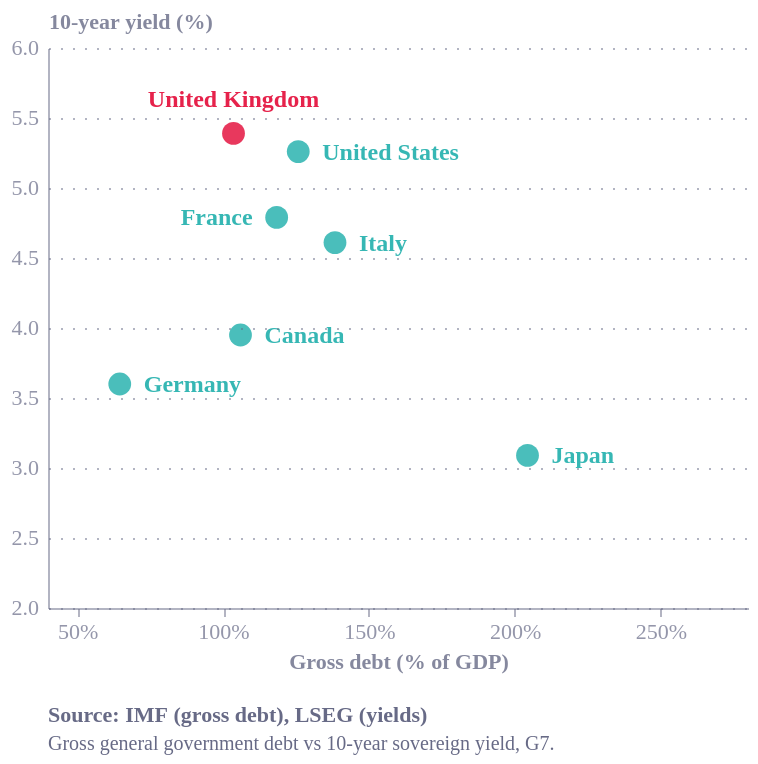

Vega-Lite specification for this chart:
### Vega-Lite specification from a JSON file in a GitHub repository (floating-point values rounded to 4 significant figures)
{"config": {"font": "Circular Std", "text": {"color": "#676A86", "align": "left", "baseline": "middle", "dx": 7, "dy": 0, "fontSize": 11}, "view": {"stroke": "transparent", "continuousWidth": 400, "continuousHeight": 300, "discreteWidth": 400, "discreteHeight": 300, "fill": "transparent"}, "range": {"category": ["#36B7B4", "#E6224B", "#F4C245", "#0063AF", "#00A767", "#179FDB", "#EB5C2E"], "diverging": ["#E6224B", "#E54753", "#C9C9C9", "#179FDB", "#122B39"], "heatmap": ["#C9C9C9", "#179FDB", "#0063AF", "#122B39"], "ordinal": ["#00A767", "#36B7B4", "#179FDB", "#0063AF", "#243B5A"]}, "bar": {"color": "#179fdb"}, "line": {"color": "#e6224b"}, "rule": {"color": "#676A86"}, "area": {"opacity": 0.3}, "point": {"filled": true, "size": 80, "color": "#e6224b", "opacity": 0.95}, "geoshape": {"stroke": "white", "strokeWidth": 0.3}, "rect": {"fill": "#d6d4d4", "opacity": 0.3}, "axis": {"labelColor": "#676A86", "labelFontSize": 11, "labelFont": "Circular Std", "labelOpacity": 0.7, "tickColor": "#676A86", "tickOpacity": 0.5, "domainColor": "#676A86", "domainOpacity": 0.5, "gridColor": "#676A86", "gridDash": [2, 2], "gridOpacity": 0.5, "title": null, "titleColor": "#676A86", "titleOpacity": 0.8, "tickSize": 4}, "axisXDiscrete": {"grid": false, "labelAngle": 0, "tickCount": 10, "tickOpacity": 0.5, "title": null}, "axisYDiscrete": {"ticks": false, "labelPadding": 5}, "axisXTemporal": {"grid": false, "ticks": true}, "axisXQuantitative": {"grid": true}, "axisYQuantitative": {"gridColor": "#676A86", "gridDash": [1, 5], "gridOpacity": 0.5, "ticks": false, "labelPadding": 5, "tickCount": 8, "titleAngle": 0, "titleAlign": "left", "titleBaseline": "bottom", "titleX": 0, "titleY": -5}, "title": {"color": "#676A86E6", "subtitleColor": "#676A86", "font": "Circular Std", "subtitleFont": "Circular Std", "anchor": "start", "fontSize": 14, "subtitleFontSize": 12, "subtitlePadding": 4, "offset": 0, "frame": "group"}, "legend": {"titleColor": "#122b39", "title": null, "labelColor": "#122b39", "labelFontSize": 11}, "background": "white"}, "layer": [{"data": {"name": "data-7b4bbdfe49fa3772ce6b2f80091e3fc5"}, "mark": {"type": "point", "filled": true, "opacity": 0.9, "size": 130}, "encoding": {"color": {"condition": {"test": "(datum.country === 'United Kingdom')", "value": "#e6224b"}, "value": "#36b7b4"}, "tooltip": [{"field": "country", "type": "nominal"}, {"field": "debt", "type": "quantitative"}, {"field": "yield", "type": "quantitative"}], "x": {"axis": {"grid": false, "labelExpr": "datum.label + '%'", "tickCount": 5, "zindex": 1}, "field": "debt", "scale": {"domain": [50, 270]}, "title": "Gross debt (% of GDP)", "type": "quantitative"}, "y": {"axis": {"titleAlign": "left", "titleAngle": 0, "titleX": 0, "titleY": -8, "zindex": 1}, "field": "yield", "scale": {"domain": [2, 6], "nice": false}, "title": "10-year yield (%)", "type": "quantitative"}}}, {"layer": [{"data": {"name": "data-f57137aed2edcf71a545760395db8fb3"}, "mark": {"type": "text", "align": "left", "baseline": "middle", "dx": 12, "dy": 0, "fontSize": 12, "fontWeight": "bold"}, "encoding": {"color": {"condition": {"test": "(datum.country === 'United Kingdom')", "value": "#e6224b"}, "value": "#36b7b4"}, "text": {"field": "country", "type": "nominal"}, "x": {"field": "debt", "type": "quantitative"}, "y": {"field": "yield", "type": "quantitative"}}}, {"data": {"name": "data-ac0063511953f604c346e457c8cadd48"}, "mark": {"type": "text", "align": "right", "baseline": "middle", "dx": -12, "dy": 0, "fontSize": 12, "fontWeight": "bold"}, "encoding": {"color": {"condition": {"test": "(datum.country === 'United Kingdom')", "value": "#e6224b"}, "value": "#36b7b4"}, "text": {"field": "country", "type": "nominal"}, "x": {"field": "debt", "type": "quantitative"}, "y": {"field": "yield", "type": "quantitative"}}}, {"data": {"name": "data-8eb0c6ba91b18a94c1479a597db35d3a"}, "mark": {"type": "text", "align": "center", "baseline": "bottom", "dx": 0, "dy": -10, "fontSize": 12, "fontWeight": "bold"}, "encoding": {"color": {"condition": {"test": "(datum.country === 'United Kingdom')", "value": "#e6224b"}, "value": "#36b7b4"}, "text": {"field": "country", "type": "nominal"}, "x": {"field": "debt", "type": "quantitative"}, "y": {"field": "yield", "type": "quantitative"}}}]}], "height": 280, "title": {"text": "Source: IMF (gross debt), LSEG (yields)", "anchor": "start", "color": "#676A86", "dy": 12, "fontSize": 11, "orient": "bottom", "subtitle": ["Gross general government debt vs 10-year sovereign yield, G7."], "subtitleColor": "#676A86", "subtitleFontSize": 10}, "width": 350, "$schema": "https://vega.github.io/schema/vega-lite/v6.4.1.json", "datasets": {"data-7b4bbdfe49fa3772ce6b2f80091e3fc5": [{"country": "United Kingdom", "debt": 103.6, "yield": 5.39, "al": "above"}, {"country": "United States", "debt": 125.8, "yield": 5.26, "al": "right"}, {"country": "France", "debt": 118.4, "yield": 4.79, "al": "left"}, {"country": "Italy", "debt": 138.4, "yield": 4.61, "al": "right"}, {"country": "Germany", "debt": 64.6, "yield": 3.6, "al": "right"}, {"country": "Japan", "debt": 204.4, "yield": 3.09, "al": "right"}, {"country": "Canada", "debt": 106.0, "yield": 3.95, "al": "right"}], "data-f57137aed2edcf71a545760395db8fb3": [{"country": "United States", "debt": 125.8, "yield": 5.26, "al": "right"}, {"country": "Italy", "debt": 138.4, "yield": 4.61, "al": "right"}, {"country": "Germany", "debt": 64.6, "yield": 3.6, "al": "right"}, {"country": "Japan", "debt": 204.4, "yield": 3.09, "al": "right"}, {"country": "Canada", "debt": 106.0, "yield": 3.95, "al": "right"}], "data-ac0063511953f604c346e457c8cadd48": [{"country": "France", "debt": 118.4, "yield": 4.79, "al": "left"}], "data-8eb0c6ba91b18a94c1479a597db35d3a": [{"country": "United Kingdom", "debt": 103.6, "yield": 5.39, "al": "above"}]}}
